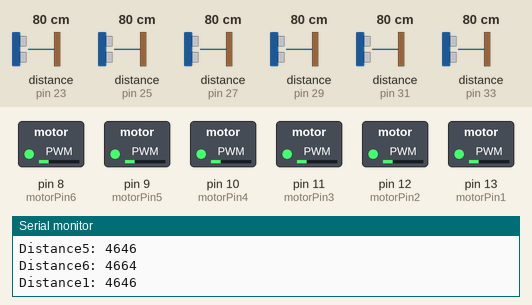
A sketch run on a simulated Arduino Mega 2560, built with avr-gcc and run on an emulated ATmega2560. On the bench: switched loads named in the sketch (green lamp = pin HIGH), the last lines printed to the serial monitor. Wiring (inferred from the names in the program): 5 × ultrasonic range finder: trigger pin 24, echo pin 25 / trigger pin 26, echo pin 27 / trigger pin 28, echo pin 29 / trigger pin 30, echo pin 31 / trigger pin 32, echo pin 33. The inputs (shaded band) are chosen by the test bench; at power-on: distance to the obstacle (sensors on pin 23, pin 25, pin 27, pin 29, pin 31, pin 33) 80 cm. The echo pulse lasts 58.3 µs per cm; pins used as bus, display or sensor lines are not drawn.

Above: at 6.8 s.
6.9 s: distance to the obstacle (sensor on pin 23) set to 55 cm
13.6 s: distance to the obstacle (sensor on pin 23) set to 49 cm
At 17.5 s:
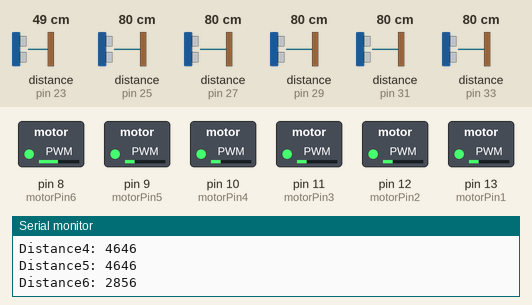
20.3 s: distance to the obstacle (sensor on pin 25) set to 56 cm
27.0 s: distance to the obstacle (sensor on pin 25) set to 46 cm
At 29.1 s:
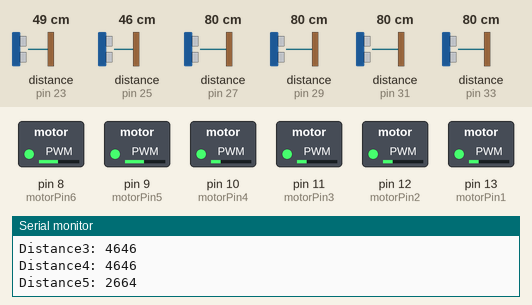
33.7 s: distance to the obstacle (sensor on pin 27) set to 57 cm
40.4 s: distance to the obstacle (sensor on pin 27) set to 48 cm
At 46.2 s:
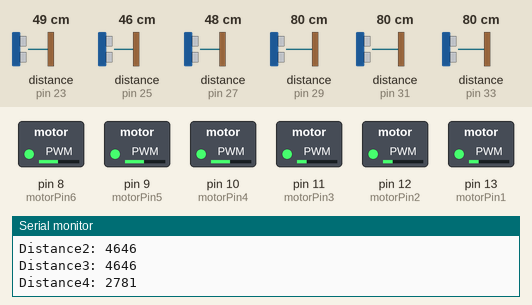
Timing chart, 0 to 47.7 s (numbered marks = the images above; inputs shaded):
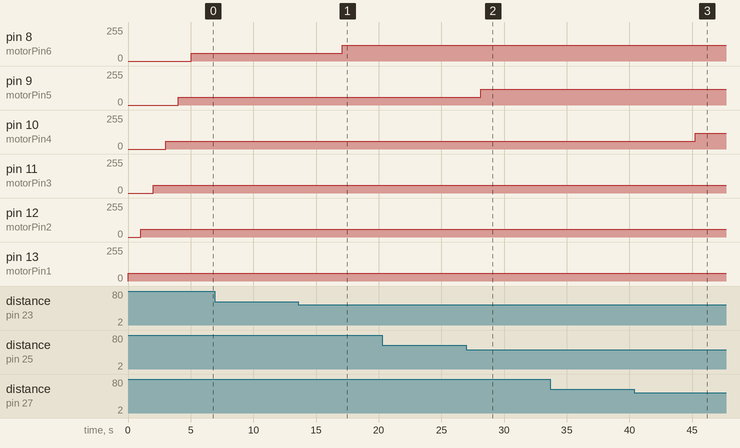

Measured:
- the behaviour switches between 52 and 51 cm on distance to the obstacle (sensor on pin 23) (found by bisection; images 0 and 1)
- the behaviour switches between 52 and 51 cm on distance to the obstacle (sensor on pin 25) (found by bisection; images 1 and 2)
- the behaviour switches between 52 and 51 cm on distance to the obstacle (sensor on pin 27) (found by bisection; images 2 and 3)
- after the input at 13.6 s, pin 8 (motorPin6): 60/255 → 120/255 after 3.5 s
- after the input at 27.0 s, pin 9 (motorPin5): 60/255 → 120/255 after 1.2 s
- after the input at 40.4 s, pin 10 (motorPin4): 60/255 → 120/255 after 4.8 s

The sketch:

SonarVest.ino
```cpp
// defines pins numbers
const int trigPin1 = 32;
const int echoPin1 = 33;
const int trigPin2 = 30;
const int echoPin2 = 31;
const int trigPin3 = 28;
const int echoPin3 = 29;
const int trigPin4 = 26;
const int echoPin4 = 27;
const int trigPin5 = 24;
const int echoPin5 = 25;
const int trigPin6 = 22;
const int echoPin6 = 23;
const int motorPin1 = 13;
const int motorPin2 = 12;
const int motorPin3 = 11;
const int motorPin4 = 10;
const int motorPin5 = 9;
const int motorPin6 = 8;

// defines variables
long duration1;
int distance1;
long duration2;
int distance2;
long duration3;
int distance3;
long duration4;
int distance4;
long duration5;
int distance5;
long duration6;
int distance6;

void setup() {

  pinMode(trigPin1, OUTPUT); // Sets the trigPin as an Output
  pinMode(echoPin1, INPUT); // Sets the echoPin as an Input
  pinMode(trigPin2, OUTPUT);
  pinMode(echoPin2, INPUT);
  pinMode(trigPin3, OUTPUT);
  pinMode(echoPin3, INPUT);
  pinMode(trigPin4, OUTPUT); // Sets the trigPin as an Output
  pinMode(echoPin4, INPUT); // Sets the echoPin as an Input
  pinMode(trigPin5, OUTPUT);
  pinMode(echoPin5, INPUT);
  pinMode(trigPin6, OUTPUT);
  pinMode(echoPin6, INPUT);
  pinMode(motorPin1, OUTPUT);
  pinMode(motorPin2, OUTPUT);
  pinMode(motorPin3, OUTPUT);
  pinMode(motorPin4, OUTPUT);
  pinMode(motorPin5, OUTPUT);
  pinMode(motorPin6, OUTPUT);
  Serial.begin(9600); // Starts the serial communication

}

void vibrateIntensity(long duration, const int motorPin) {
  if(duration <= 5000 and duration >= 3000) {
    analogWrite(motorPin, 60);
  }
  else if(duration <= 3000 and duration >= 2000){
    analogWrite(motorPin, 120);
  }
  else if(duration <= 2000){
    analogWrite(motorPin, 255);
  }
  else if(duration >= 7000){
    analogWrite(motorPin, 0);
  }
}

void loop() {

  //////////////////////////////////SENSOR 1//////////////////////////////////////

  // Clears the trigPin
  digitalWrite(trigPin1, LOW);
  delayMicroseconds(2);

  // Sets the trigPin on HIGH state for 10 micro seconds
  digitalWrite(trigPin1, HIGH);
  delayMicroseconds(10);
  digitalWrite(trigPin1, LOW);

  // Reads the echoPin, returns the sound wave travel time in microseconds
  duration1 = pulseIn(echoPin1, HIGH);

  // Calculating the distance
  distance1 = duration1*0.034/2;

  vibrateIntensity(duration1, motorPin1);

  // Prints the distance on the Serial Monitor
  Serial.print("Distance1: ");
  Serial.println(duration1);

  delay(1000);

  //////////////////////////////////END SENSOR 1//////////////////////////////////

  //////////////////////////////////SENSOR 2//////////////////////////////////////

  // Clears the trigPin
  digitalWrite(trigPin2, LOW);
  delayMicroseconds(2);

  // Sets the trigPin on HIGH state for 10 micro seconds
  digitalWrite(trigPin2, HIGH);
  delayMicroseconds(10);
  digitalWrite(trigPin2, LOW);

  // Reads the echoPin, returns the sound wave travel time in microseconds
  duration2 = pulseIn(echoPin2, HIGH);

  // Calculating the distance
  distance2 = duration2*0.034/2;

  vibrateIntensity(duration2, motorPin2);

  // Prints the distance on the Serial Monitor
  Serial.print("Distance2: ");
  Serial.println(duration2);

  delay(1000);

  //////////////////////////////////END SENSOR 2//////////////////////////////////

  //////////////////////////////////SENSOR 3//////////////////////////////////////

  // Clears the trigPin
  digitalWrite(trigPin3, LOW);
  delayMicroseconds(2);

  // Sets the trigPin on HIGH state for 10 micro seconds
  digitalWrite(trigPin3, HIGH);
  delayMicroseconds(10);
  digitalWrite(trigPin3, LOW);

  // Reads the echoPin, returns the sound wave travel time in microseconds
  duration3 = pulseIn(echoPin3, HIGH);

  // Calculating the distance
  distance3 = duration3*0.034/2;

  vibrateIntensity(duration3, motorPin3);

  // Prints the distance on the Serial Monitor
  Serial.print("Distance3: ");
  Serial.println(duration3);

  delay(1000);

  //////////////////////////////////END SENSOR 3//////////////////////////////////

  //////////////////////////////////SENSOR 4//////////////////////////////////////

  // Clears the trigPin
  digitalWrite(trigPin4, LOW);
  delayMicroseconds(2);

  // Sets the trigPin on HIGH state for 10 micro seconds
  digitalWrite(trigPin4, HIGH);
  delayMicroseconds(10);
  digitalWrite(trigPin4, LOW);

  // Reads the echoPin, returns the sound wave travel time in microseconds
  duration4 = pulseIn(echoPin4, HIGH);

  // Calculating the distance
  distance4 = duration4*0.034/2;

  vibrateIntensity(duration4, motorPin4);

  // Prints the distance on the Serial Monitor
  Serial.print("Distance4: ");
  Serial.println(duration4);

  delay(1000);

  //////////////////////////////////END SENSOR 4//////////////////////////////////

  //////////////////////////////////SENSOR 5//////////////////////////////////////

  // Clears the trigPin
  digitalWrite(trigPin5, LOW);
  delayMicroseconds(2);

  // Sets the trigPin on HIGH state for 10 micro seconds
  digitalWrite(trigPin5, HIGH);
  delayMicroseconds(10);
  digitalWrite(trigPin5, LOW);

  // Reads the echoPin, returns the sound wave travel time in microseconds
  duration5 = pulseIn(echoPin5, HIGH);

  // Calculating the distance
  distance5 = duration5*0.034/2;

  vibrateIntensity(duration5, motorPin5);

  // Prints the distance on the Serial Monitor
  Serial.print("Distance5: ");
  Serial.println(duration5);

  delay(1000);

  //////////////////////////////////END SENSOR 5//////////////////////////////////

  //////////////////////////////////SENSOR 6//////////////////////////////////////

   // Clears the trigPin
  digitalWrite(trigPin6, LOW);
  delayMicroseconds(2);

  // Sets the trigPin on HIGH state for 10 micro seconds
  digitalWrite(trigPin6, HIGH);
  delayMicroseconds(10);
  digitalWrite(trigPin6, LOW);

  // Reads the echoPin, returns the sound wave travel time in microseconds
  duration6 = pulseIn(echoPin6, HIGH);

  // Calculating the distance
  distance6 = duration6*0.034/2;

  vibrateIntensity(duration6, motorPin6);

  // Prints the distance on the Serial Monitor
  Serial.print("Distance6: ");
  Serial.println(duration6);

  delay(1000);

  //////////////////////////////////END SENSOR 6//////////////////////////////////

}
```
